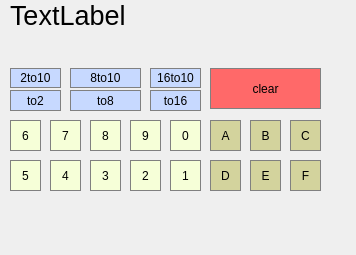
<?xml version="1.0" encoding="UTF-8"?>
<ui version="4.0">
 <class>MainWindow</class>
 <widget class="QMainWindow" name="MainWindow">
  <property name="geometry">
   <rect>
    <x>0</x>
    <y>0</y>
    <width>356</width>
    <height>255</height>
   </rect>
  </property>
  <property name="windowTitle">
   <string>MainWindow</string>
  </property>
  <property name="styleSheet">
   <string notr="true">QPushButton{\nbackground-color:rgb(170, 139, 159);
border: 1px solid gray;\n}\nQPushButton:pressed{\nbackground-color:qlineargradient(x1: 0, y1: 0, x2: 0, y2: 1,\n										stop: 0, #dadbde, stop: 1 #f6f7fa);\n}</string>
  </property>
  <widget class="QWidget" name="centralwidget">
   <widget class="QPushButton" name="pushButton_4">
    <property name="geometry">
     <rect>
      <x>50</x>
      <y>160</y>
      <width>31</width>
      <height>31</height>
     </rect>
    </property>
    <property name="styleSheet">
     <string notr="true">QPushButton{
background-color:rgb(246, 255, 216);
border: 1px solid gray;
}
QPushButton:pressed{
background-color:qlineargradient(x1: 0, y1: 0, x2: 0, y2: 1,
										stop: 0, #dadbde, stop: 1 #f6f7fa);
}</string>
    </property>
    <property name="text">
     <string>4</string>
    </property>
   </widget>
   <widget class="QPushButton" name="pushButton_5">
    <property name="geometry">
     <rect>
      <x>10</x>
      <y>160</y>
      <width>31</width>
      <height>31</height>
     </rect>
    </property>
    <property name="styleSheet">
     <string notr="true">QPushButton{
background-color:rgb(246, 255, 216);
border: 1px solid gray;
}
QPushButton:pressed{
background-color:qlineargradient(x1: 0, y1: 0, x2: 0, y2: 1,
										stop: 0, #dadbde, stop: 1 #f6f7fa);
}</string>
    </property>
    <property name="text">
     <string>5</string>
    </property>
   </widget>
   <widget class="QPushButton" name="pushButton_0">
    <property name="geometry">
     <rect>
      <x>170</x>
      <y>120</y>
      <width>31</width>
      <height>31</height>
     </rect>
    </property>
    <property name="styleSheet">
     <string notr="true">QPushButton{
background-color:rgb(246, 255, 216);
border: 1px solid gray;
}
QPushButton:pressed{
background-color:qlineargradient(x1: 0, y1: 0, x2: 0, y2: 1,
										stop: 0, #dadbde, stop: 1 #f6f7fa);
}</string>
    </property>
    <property name="text">
     <string>0</string>
    </property>
   </widget>
   <widget class="QPushButton" name="pushButton_8">
    <property name="geometry">
     <rect>
      <x>90</x>
      <y>120</y>
      <width>31</width>
      <height>31</height>
     </rect>
    </property>
    <property name="styleSheet">
     <string notr="true">QPushButton{
background-color:rgb(246, 255, 216);
border: 1px solid gray;
}
QPushButton:pressed{
background-color:qlineargradient(x1: 0, y1: 0, x2: 0, y2: 1,
										stop: 0, #dadbde, stop: 1 #f6f7fa);
}</string>
    </property>
    <property name="text">
     <string>8</string>
    </property>
   </widget>
   <widget class="QPushButton" name="pushButton_2">
    <property name="geometry">
     <rect>
      <x>130</x>
      <y>160</y>
      <width>31</width>
      <height>31</height>
     </rect>
    </property>
    <property name="styleSheet">
     <string notr="true">QPushButton{
background-color:rgb(246, 255, 216);
border: 1px solid gray;
}
QPushButton:pressed{
background-color:qlineargradient(x1: 0, y1: 0, x2: 0, y2: 1,
										stop: 0, #dadbde, stop: 1 #f6f7fa);
}</string>
    </property>
    <property name="text">
     <string>2</string>
    </property>
   </widget>
   <widget class="QLabel" name="result_show">
    <property name="geometry">
     <rect>
      <x>10</x>
      <y>0</y>
      <width>311</width>
      <height>31</height>
     </rect>
    </property>
    <property name="font">
     <font>
      <pointsize>20</pointsize>
     </font>
    </property>
    <property name="styleSheet">
     <string notr="true">QLabel{
qproperty-alignment: 'AlignVCenter | AlignRight';
border-bottom: 1px solid gray;
}

background-color : white;</string>
    </property>
    <property name="text">
     <string>TextLabel</string>
    </property>
   </widget>
   <widget class="QPushButton" name="pushButton_7">
    <property name="geometry">
     <rect>
      <x>50</x>
      <y>120</y>
      <width>31</width>
      <height>31</height>
     </rect>
    </property>
    <property name="styleSheet">
     <string notr="true">QPushButton{
background-color:rgb(246, 255, 216);
border: 1px solid gray;
}
QPushButton:pressed{
background-color:qlineargradient(x1: 0, y1: 0, x2: 0, y2: 1,
										stop: 0, #dadbde, stop: 1 #f6f7fa);
}</string>
    </property>
    <property name="text">
     <string>7</string>
    </property>
   </widget>
   <widget class="QPushButton" name="pushButton_3">
    <property name="geometry">
     <rect>
      <x>90</x>
      <y>160</y>
      <width>31</width>
      <height>31</height>
     </rect>
    </property>
    <property name="styleSheet">
     <string notr="true">QPushButton{
background-color:rgb(246, 255, 216);
border: 1px solid gray;
}
QPushButton:pressed{
background-color:qlineargradient(x1: 0, y1: 0, x2: 0, y2: 1,
										stop: 0, #dadbde, stop: 1 #f6f7fa);
}</string>
    </property>
    <property name="text">
     <string>3</string>
    </property>
   </widget>
   <widget class="QPushButton" name="pushButton_1">
    <property name="geometry">
     <rect>
      <x>170</x>
      <y>160</y>
      <width>31</width>
      <height>31</height>
     </rect>
    </property>
    <property name="styleSheet">
     <string notr="true">QPushButton{
background-color:rgb(246, 255, 216);
border: 1px solid gray;
}
QPushButton:pressed{
background-color:qlineargradient(x1: 0, y1: 0, x2: 0, y2: 1,
										stop: 0, #dadbde, stop: 1 #f6f7fa);
}</string>
    </property>
    <property name="text">
     <string>1</string>
    </property>
   </widget>
   <widget class="QPushButton" name="pushButton_6">
    <property name="geometry">
     <rect>
      <x>10</x>
      <y>120</y>
      <width>31</width>
      <height>31</height>
     </rect>
    </property>
    <property name="styleSheet">
     <string notr="true">QPushButton{
background-color:rgb(246, 255, 216);
border: 1px solid gray;
}
QPushButton:pressed{
background-color:qlineargradient(x1: 0, y1: 0, x2: 0, y2: 1,
										stop: 0, #dadbde, stop: 1 #f6f7fa);
}</string>
    </property>
    <property name="text">
     <string>6</string>
    </property>
   </widget>
   <widget class="QPushButton" name="pushButton_9">
    <property name="geometry">
     <rect>
      <x>130</x>
      <y>120</y>
      <width>31</width>
      <height>31</height>
     </rect>
    </property>
    <property name="styleSheet">
     <string notr="true">QPushButton{
background-color:rgb(246, 255, 216);
border: 1px solid gray;
}
QPushButton:pressed{
background-color:qlineargradient(x1: 0, y1: 0, x2: 0, y2: 1,
										stop: 0, #dadbde, stop: 1 #f6f7fa);
}</string>
    </property>
    <property name="text">
     <string>9</string>
    </property>
   </widget>
   <widget class="QPushButton" name="pushButton_to2">
    <property name="geometry">
     <rect>
      <x>10</x>
      <y>90</y>
      <width>51</width>
      <height>21</height>
     </rect>
    </property>
    <property name="styleSheet">
     <string notr="true">QPushButton{
background-color:rgb(199, 217, 255);
border: 1px solid gray;
}
QPushButton:pressed{
background-color:qlineargradient(x1: 0, y1: 0, x2: 0, y2: 1,
										stop: 0, #dadbde, stop: 1 #f6f7fa);
}</string>
    </property>
    <property name="text">
     <string>to2</string>
    </property>
   </widget>
   <widget class="QPushButton" name="pushButton_to8">
    <property name="geometry">
     <rect>
      <x>70</x>
      <y>90</y>
      <width>71</width>
      <height>21</height>
     </rect>
    </property>
    <property name="styleSheet">
     <string notr="true">QPushButton{
background-color:rgb(199, 217, 255);
border: 1px solid gray;
}
QPushButton:pressed{
background-color:qlineargradient(x1: 0, y1: 0, x2: 0, y2: 1,
										stop: 0, #dadbde, stop: 1 #f6f7fa);
}</string>
    </property>
    <property name="text">
     <string>to8</string>
    </property>
   </widget>
   <widget class="QPushButton" name="pushButton_to16">
    <property name="geometry">
     <rect>
      <x>150</x>
      <y>90</y>
      <width>51</width>
      <height>21</height>
     </rect>
    </property>
    <property name="styleSheet">
     <string notr="true">QPushButton{
background-color:rgb(199, 217, 255);
border: 1px solid gray;
}
QPushButton:pressed{
background-color:qlineargradient(x1: 0, y1: 0, x2: 0, y2: 1,
										stop: 0, #dadbde, stop: 1 #f6f7fa);
}</string>
    </property>
    <property name="text">
     <string>to16</string>
    </property>
   </widget>
   <widget class="QPushButton" name="pushButton_clear">
    <property name="geometry">
     <rect>
      <x>210</x>
      <y>68</y>
      <width>111</width>
      <height>41</height>
     </rect>
    </property>
    <property name="styleSheet">
     <string notr="true">QPushButton{
background-color:rgb(255, 105, 105);
border: 1px solid gray;
}
QPushButton:pressed{
background-color:qlineargradient(x1: 0, y1: 0, x2: 0, y2: 1,
										stop: 0, #dadbde, stop: 1 #f6f7fa);
}</string>
    </property>
    <property name="text">
     <string>clear</string>
    </property>
   </widget>
   <widget class="QPushButton" name="pushButton_A">
    <property name="geometry">
     <rect>
      <x>210</x>
      <y>120</y>
      <width>31</width>
      <height>31</height>
     </rect>
    </property>
    <property name="styleSheet">
     <string notr="true">QPushButton{
background-color:rgb(211, 211, 157);
border: 1px solid gray;
}
QPushButton:pressed{
background-color:qlineargradient(x1: 0, y1: 0, x2: 0, y2: 1,
										stop: 0, #dadbde, stop: 1 #f6f7fa);
}</string>
    </property>
    <property name="text">
     <string>A</string>
    </property>
   </widget>
   <widget class="QPushButton" name="pushButton_B">
    <property name="geometry">
     <rect>
      <x>250</x>
      <y>120</y>
      <width>31</width>
      <height>31</height>
     </rect>
    </property>
    <property name="styleSheet">
     <string notr="true">QPushButton{
background-color:rgb(211, 211, 157);
border: 1px solid gray;
}
QPushButton:pressed{
background-color:qlineargradient(x1: 0, y1: 0, x2: 0, y2: 1,
										stop: 0, #dadbde, stop: 1 #f6f7fa);
}</string>
    </property>
    <property name="text">
     <string>B</string>
    </property>
   </widget>
   <widget class="QPushButton" name="pushButton_C">
    <property name="geometry">
     <rect>
      <x>290</x>
      <y>120</y>
      <width>31</width>
      <height>31</height>
     </rect>
    </property>
    <property name="styleSheet">
     <string notr="true">QPushButton{
background-color:rgb(211, 211, 157);
border: 1px solid gray;
}
QPushButton:pressed{
background-color:qlineargradient(x1: 0, y1: 0, x2: 0, y2: 1,
										stop: 0, #dadbde, stop: 1 #f6f7fa);
}</string>
    </property>
    <property name="text">
     <string>C</string>
    </property>
   </widget>
   <widget class="QPushButton" name="pushButton_E">
    <property name="geometry">
     <rect>
      <x>250</x>
      <y>160</y>
      <width>31</width>
      <height>31</height>
     </rect>
    </property>
    <property name="styleSheet">
     <string notr="true">QPushButton{
background-color:rgb(211, 211, 157);
border: 1px solid gray;
}
QPushButton:pressed{
background-color:qlineargradient(x1: 0, y1: 0, x2: 0, y2: 1,
										stop: 0, #dadbde, stop: 1 #f6f7fa);
}</string>
    </property>
    <property name="text">
     <string>E</string>
    </property>
   </widget>
   <widget class="QPushButton" name="pushButton_D">
    <property name="geometry">
     <rect>
      <x>210</x>
      <y>160</y>
      <width>31</width>
      <height>31</height>
     </rect>
    </property>
    <property name="styleSheet">
     <string notr="true">QPushButton{
background-color:rgb(211, 211, 157);
border: 1px solid gray;
}
QPushButton:pressed{
background-color:qlineargradient(x1: 0, y1: 0, x2: 0, y2: 1,
										stop: 0, #dadbde, stop: 1 #f6f7fa);
}</string>
    </property>
    <property name="text">
     <string>D</string>
    </property>
   </widget>
   <widget class="QPushButton" name="pushButton_F">
    <property name="geometry">
     <rect>
      <x>290</x>
      <y>160</y>
      <width>31</width>
      <height>31</height>
     </rect>
    </property>
    <property name="styleSheet">
     <string notr="true">QPushButton{
background-color:rgb(211, 211, 157);
border: 1px solid gray;
}
QPushButton:pressed{
background-color:qlineargradient(x1: 0, y1: 0, x2: 0, y2: 1,
										stop: 0, #dadbde, stop: 1 #f6f7fa);
}</string>
    </property>
    <property name="text">
     <string>F</string>
    </property>
   </widget>
   <widget class="QPushButton" name="pushButton2_to_10">
    <property name="geometry">
     <rect>
      <x>10</x>
      <y>68</y>
      <width>51</width>
      <height>20</height>
     </rect>
    </property>
    <property name="styleSheet">
     <string notr="true">QPushButton{
background-color:rgb(199, 217, 255);
border: 1px solid gray;
}
QPushButton:pressed{
background-color:qlineargradient(x1: 0, y1: 0, x2: 0, y2: 1,
										stop: 0, #dadbde, stop: 1 #f6f7fa);
}</string>
    </property>
    <property name="text">
     <string>2to10</string>
    </property>
   </widget>
   <widget class="QPushButton" name="pushButton8_to_10">
    <property name="geometry">
     <rect>
      <x>70</x>
      <y>68</y>
      <width>71</width>
      <height>20</height>
     </rect>
    </property>
    <property name="styleSheet">
     <string notr="true">QPushButton{
background-color:rgb(199, 217, 255);
border: 1px solid gray;
}
QPushButton:pressed{
background-color:qlineargradient(x1: 0, y1: 0, x2: 0, y2: 1,
										stop: 0, #dadbde, stop: 1 #f6f7fa);
}</string>
    </property>
    <property name="text">
     <string>8to10</string>
    </property>
   </widget>
   <widget class="QPushButton" name="pushButton16_to_10">
    <property name="geometry">
     <rect>
      <x>150</x>
      <y>68</y>
      <width>51</width>
      <height>20</height>
     </rect>
    </property>
    <property name="styleSheet">
     <string notr="true">QPushButton{
background-color:rgb(199, 217, 255);
border: 1px solid gray;
}
QPushButton:pressed{
background-color:qlineargradient(x1: 0, y1: 0, x2: 0, y2: 1,
										stop: 0, #dadbde, stop: 1 #f6f7fa);
}</string>
    </property>
    <property name="text">
     <string>16to10</string>
    </property>
   </widget>
  </widget>
 </widget>
 <resources/>
 <connections/>
</ui>
